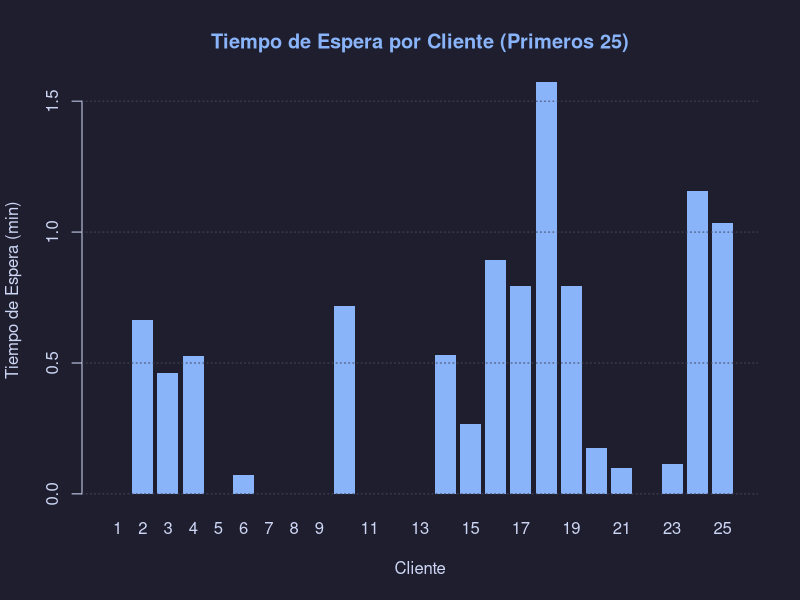

Source code (R):
simular_colas <- function(lambda, mu, n_clientes) {
  tiempos_llegada <- rexp(n_clientes, rate = lambda)
  tiempos_servicio <- rexp(n_clientes, rate = mu)
  
  tiempo_llegada_abs <- cumsum(tiempos_llegada)
  tiempo_inicio_servicio <- numeric(n_clientes)
  tiempo_salida <- numeric(n_clientes)
  tiempo_espera <- numeric(n_clientes)
  
  tiempo_inicio_servicio[1] <- tiempo_llegada_abs[1]
  tiempo_espera[1] <- 0
  tiempo_salida[1] <- tiempo_inicio_servicio[1] + tiempos_servicio[1]
  
  if (n_clientes > 1) {
    for (i in 2:n_clientes) {
      tiempo_inicio_servicio[i] <- max(tiempo_llegada_abs[i], tiempo_salida[i - 1])
      tiempo_espera[i] <- tiempo_inicio_servicio[i] - tiempo_llegada_abs[i]
      tiempo_salida[i] <- tiempo_inicio_servicio[i] + tiempos_servicio[i]
    }
  }
  
  return(data.frame(
    Cliente = 1:n_clientes,
    Llegada = tiempo_llegada_abs,
    Espera = tiempo_espera,
    Servicio = tiempos_servicio,
    Salida = tiempo_salida
  ))
}

ejecutar_ejercicio1 <- function(lambda = 2.5, mu = 3.0, n_clientes = 100) {
  if (lambda >= mu) {
    stop("La tasa de llegada (lambda) debe ser menor a la tasa de servicio (mu).")
  }
  
  resultados <- simular_colas(lambda, mu, n_clientes)
  espera_promedio <- mean(resultados$Espera)
  uso_servidor <- (lambda / mu) * 100
  
  cat("=== RESULTADOS SIMULACIÓN DE COLAS (R) ===\n")
  cat(sprintf("Clientes simulados: %d\n", n_clientes))
  cat(sprintf("Uso estimado del servidor: %.1f%%\n", uso_servidor))
  cat(sprintf("Tiempo promedio de espera: %.2f min\n", espera_promedio))
  cat(sprintf("Tiempo máximo de espera: %.2f min\n\n", max(resultados$Espera)))
  
  par(bg = "#1e1e2e", fg = "#cdd6f4", col.axis = "#cdd6f4", col.lab = "#cdd6f4", col.main = "#89b4fa")
  
  muestras <- head(resultados$Espera, 25)
  barplot(
    muestras,
    names.arg = 1:length(muestras),
    col = "#89b4fa",
    border = NA,
    main = "Tiempo de Espera por Cliente (Primeros 25)",
    xlab = "Cliente",
    ylab = "Tiempo de Espera (min)"
  )
  grid(nx = NA, ny = NULL, col = "#45475a", lty = "dotted")
}

ejecutar_ejercicio1(lambda = 2.5, mu = 3.0, n_clientes = 100)
